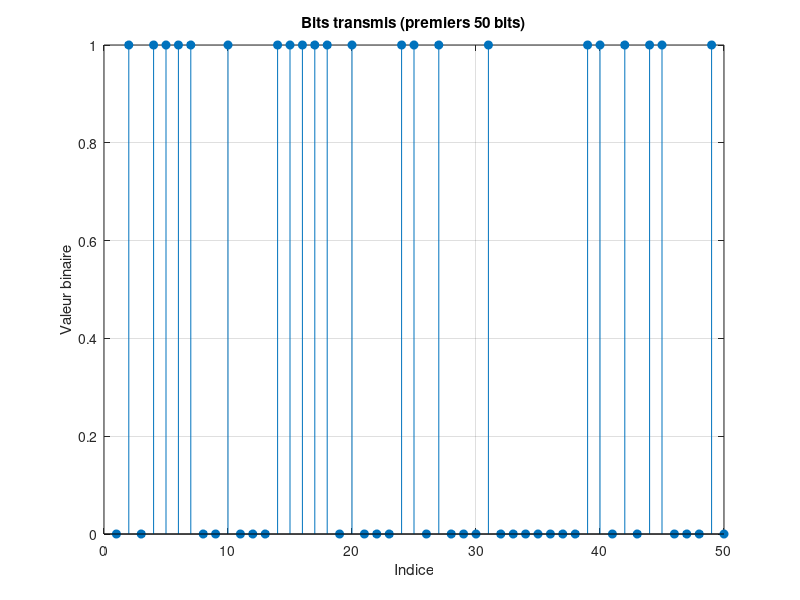

MATLAB code for this plot: (Note: this script raises an error after producing the figure.)
clc; clear; close all;

%% Param?tres du syst?me
Nfft = 64;           % Nombre de sous-porteuses OFDM (taille FFT)
Ncp = 16;            % Taille du pr?fixe cyclique (nombre d'?chantillons)
M = 16;              % Ordre de modulation QAM (ex: 16-QAM)
numSymbols = 10;     % Nombre de symboles OFDM ? transmettre

%% 1) G?n?ration al?atoire de bits
numBits = numSymbols * Nfft * log2(M);
bits = randi([0 1], numBits, 1);

figure;
stem(bits(1:50), 'filled');
title('Bits transmis (premiers 50 bits)');
xlabel('Indice');
ylabel('Valeur binaire');
grid on;

%% 2) Modulation QAM
dataSymbols = qammod(bits, M, 'InputType', 'bit', 'UnitAveragePower', true);

figure;
scatterplot(dataSymbols(1:200));
title('Constellation 16-QAM (premiers symboles)');
grid on;

%% 3) Regroupement en blocs OFDM
dataSymbolsMatrix = reshape(dataSymbols, Nfft, numSymbols);

%% 4) Visualisation de l'orthogonalit? des sous-porteuses OFDM
% Matrice de base des sous-porteuses (vecteurs de la FFT)
F = fft(eye(Nfft));
corrMatrix = abs(F'*F); % corr?lation des sous-porteuses (devrait ?tre diagonale)

figure;
imagesc(corrMatrix);
colorbar;
title('Orthogonalit? des sous-porteuses OFDM (matrice de corr?lation)');
xlabel('Sous-porteuse');
ylabel('Sous-porteuse');

%% 5) IFFT (modulation OFDM)
ofdmTime = ifft(dataSymbolsMatrix, Nfft);

figure;
plot(real(ofdmTime(:,1)), 'b');
hold on;
plot(imag(ofdmTime(:,1)), 'r');
title('Signal OFDM (domaine temporel) - 1er symbole');
xlabel('Echantillon');
ylabel('Amplitude');
legend('Partie r?elle', 'Partie imaginaire');
grid on;

%% 6) Ajout du pr?fixe cyclique
ofdmWithCP = [ofdmTime(end-Ncp+1:end, :); ofdmTime];

figure;
plot(real(ofdmWithCP(:,1)), 'b');
hold on;
plot(imag(ofdmWithCP(:,1)), 'r');
title('Signal OFDM avec pr?fixe cyclique (1er symbole)');
xlabel('Echantillon');
ylabel('Amplitude');
legend('Partie r?elle', 'Partie imaginaire');
grid on;

%% 7) S?rialisation pour transmission
txSignal = ofdmWithCP(:);

figure;
plot(real(txSignal(1:200)), 'b');
hold on;
plot(imag(txSignal(1:200)), 'r');
title('Signal OFDM s?rialis? ? transmettre (partie)');
xlabel('Echantillon');
ylabel('Amplitude');
legend('Partie r?elle', 'Partie imaginaire');
grid on;

%% 8) Canal multi-trajet (3 chemins) + bruit AWGN
% Exemple de canal multi-trajet (avec retard implicite = indices)
h = [0.8 0.5 0.3]; % coefficients des chemins
delay = [0 3 5];   % retards en nombre d??chantillons (exemple)

% Construction du canal convolutif avec retard
channelLen = delay(end)+1;
channelImpulse = zeros(1, channelLen);
for k=1:length(h)
    channelImpulse(delay(k)+1) = h(k);
end

% Convolution du signal avec le canal
rxSignalMultiPath = conv(txSignal, channelImpulse, 'same');

% Ajout du bruit AWGN
SNR_dB = 15; % Modifie pour voir l'effet (ex: 5, 10, 15, 20)
signalPower = mean(abs(rxSignalMultiPath).^2);
SNR = 10^(SNR_dB/10);
noisePower = signalPower / SNR;
noise = sqrt(noisePower/2)*(randn(size(rxSignalMultiPath)) + 1i*randn(size(rxSignalMultiPath)));
rxSignal = rxSignalMultiPath + noise;

%% 9) Reshape du signal re?u en blocs OFDM avec pr?fixe cyclique
rxSignalMatrix = reshape(rxSignal, Nfft+Ncp, numSymbols);

%% 10) Suppression du pr?fixe cyclique (retrait du CP)
rxSignalNoCP = rxSignalMatrix(Ncp+1:end, :);

%% 11) FFT (d?modulation OFDM)
rxDataFreq = fft(rxSignalNoCP, Nfft);

figure;
scatterplot(rxDataFreq(:,1));
title(['Constellation re?ue apr?s FFT (1er symbole OFDM) ? SNR = ' num2str(SNR_dB) ' dB']);
grid on;

%% 12) D?modulation QAM
receivedBits = qamdemod(rxDataFreq, M, 'OutputType', 'bit', 'UnitAveragePower', true);
receivedBits = receivedBits(:);

%% 13) Calcul BER
[numErr, ber] = biterr(bits, receivedBits);
fprintf('SNR = %d dB, Taux d erreur binaire (BER) avec pr?fixe cyclique = %f\n', SNR_dB, ber);

%% 14) Simulation SANS pr?fixe cyclique (pour comparaison BER)
% On retire le CP ? l??mission (pas de CP ajout?)
txSignalNoCP = ofdmTime(:); % sans CP

% Passage dans le canal multi-trajet + bruit
rxSignalNoCP_chan = conv(txSignalNoCP, channelImpulse, 'same');
noiseNoCP = sqrt(noisePower/2)*(randn(size(rxSignalNoCP_chan)) + 1i*randn(size(rxSignalNoCP_chan)));
rxSignalNoCP_chan = rxSignalNoCP_chan + noiseNoCP;

% Reforme en blocs (taille Nfft cette fois, pas de CP)
rxSignalNoCP_mat = reshape(rxSignalNoCP_chan, Nfft, numSymbols);

% FFT directe (sans suppression CP)
rxDataFreqNoCP = fft(rxSignalNoCP_mat, Nfft);

% D?modulation QAM
receivedBitsNoCP = qamdemod(rxDataFreqNoCP, M, 'OutputType', 'bit', 'UnitAveragePower', true);
receivedBitsNoCP = receivedBitsNoCP(:);

% Calcul BER sans CP
[~, berNoCP] = biterr(bits, receivedBitsNoCP);
fprintf('SNR = %d dB, Taux d erreur binaire (BER) sans pr?fixe cyclique = %f\n', SNR_dB, berNoCP);

%% 15) Comparaison bits transmis/re?us (avec CP)
figure;
stem(bits(1:50), 'b', 'filled');
hold on;
stem(receivedBits(1:50), 'r');
title('Comparaison bits transmis (bleu) vs re?us avec CP (rouge)');
xlabel('Indice');
ylabel('Valeur binaire');
legend('Bits transmis', 'Bits re?us');
grid on;

%% 16) Comparaison bits transmis/re?us (sans CP)
figure;
stem(bits(1:50), 'b', 'filled');
hold on;
stem(receivedBitsNoCP(1:50), 'r');
title('Comparaison bits transmis (bleu) vs re?us sans CP (rouge)');
xlabel('Indice');
ylabel('Valeur binaire');
legend('Bits transmis', 'Bits re?us');
grid on;
